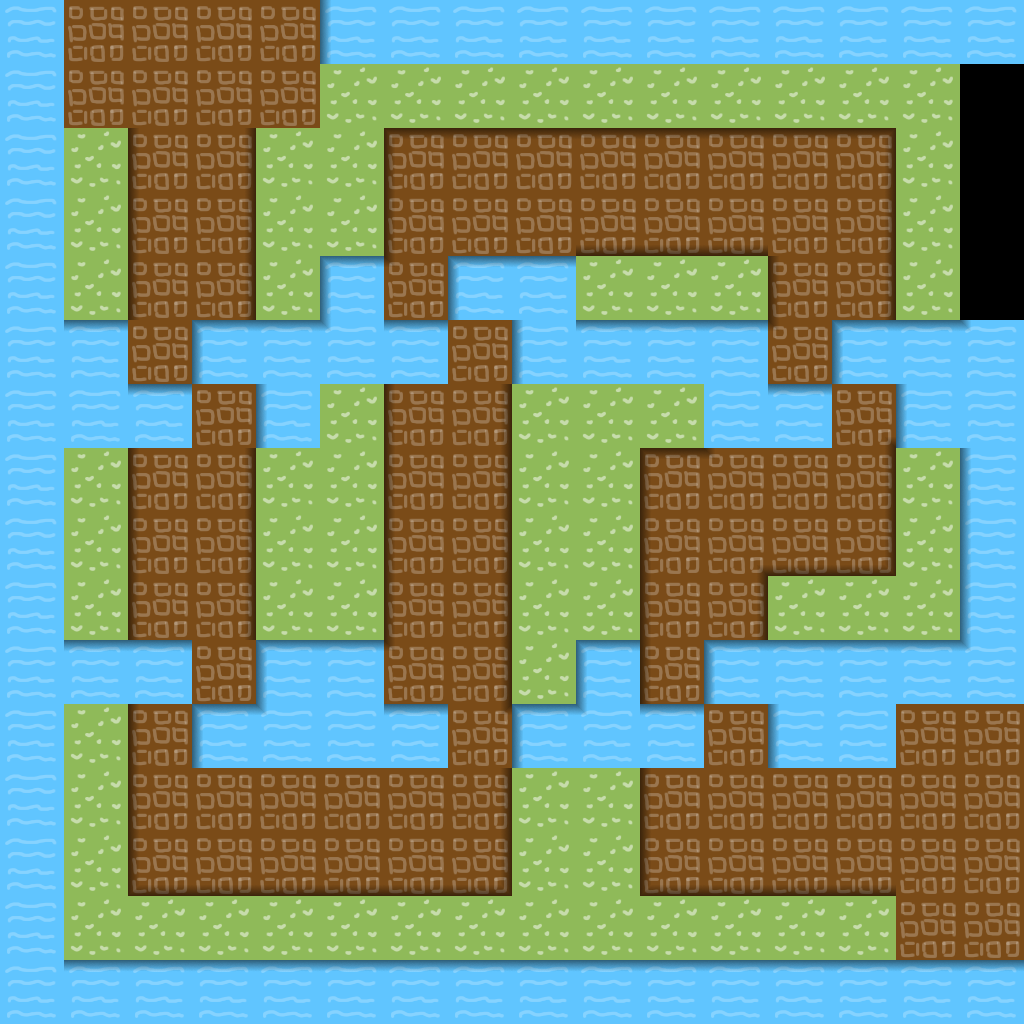

A level layout from a 2D game, rendered from its tile map. Below: a short description, then the map file with its tile-grid data intact:
An orthogonal 16x16 tile map with 64x64 px tiles, 2 tile layers (background, shadows).

<map version="1.10" tiledversion="1.10.2" orientation="orthogonal" renderorder="right-down" width="16" height="16" tilewidth="64" tileheight="64" infinite="0" nextlayerid="3" nextobjectid="1">
 <editorsettings>
  <export target="map1.csv" format="csv" />
 </editorsettings>
 <tileset firstgid="1" source="tower1.tsx" />
 <layer id="1" name="background" width="16" height="16">
  <data encoding="csv">
6,5,5,5,5,6,6,6,6,6,6,6,6,6,6,6,
6,5,5,5,5,2,2,2,2,2,2,2,2,2,2,10,
6,2,5,5,2,2,5,5,5,5,5,5,5,5,2,10,
6,2,5,5,2,2,5,5,5,5,5,5,5,5,2,10,
6,2,5,5,2,6,5,6,6,2,2,2,5,5,2,10,
6,6,5,6,6,6,6,5,6,6,6,6,5,6,6,6,
6,6,6,5,6,2,5,5,2,2,2,6,6,5,6,6,
6,2,5,5,2,2,5,5,2,2,5,5,5,5,2,6,
6,2,5,5,2,2,5,5,2,2,5,5,5,5,2,6,
6,2,5,5,2,2,5,5,2,2,5,5,2,2,2,6,
6,6,6,5,6,6,5,5,2,6,5,6,6,6,6,6,
6,2,5,6,6,6,6,5,6,6,6,5,6,6,5,5,
6,2,5,5,5,5,5,5,2,2,5,5,5,5,5,5,
6,2,5,5,5,5,5,5,2,2,5,5,5,5,5,5,
6,2,2,2,2,2,2,2,2,2,2,2,2,2,5,5,
6,6,6,6,6,6,6,6,6,6,6,6,6,6,6,6
</data>
 </layer>
 <layer id="2" name="shadows" width="16" height="16">
  <data encoding="csv">
0,0,0,0,0,7,0,0,0,0,0,0,0,0,0,0,
0,0,0,0,0,0,0,0,0,0,0,0,0,0,0,11,
0,0,7,4,0,0,9,3,3,3,3,3,3,10,0,11,
0,0,7,4,0,0,7,0,0,8,8,8,0,4,0,11,
0,0,7,4,0,9,11,9,3,0,0,0,7,4,0,11,
0,3,0,9,3,11,3,0,7,3,3,3,11,9,3,11,
0,0,3,0,7,0,7,4,0,0,0,0,3,16,7,0,
0,0,7,4,0,0,7,4,0,0,9,11,0,4,0,7,
0,0,7,4,0,0,7,4,0,0,7,16,8,14,0,7,
0,0,7,4,0,0,7,4,0,0,7,4,0,0,0,7,
0,3,3,0,9,3,11,4,0,9,7,9,3,3,3,11,
0,0,7,9,11,0,3,12,9,11,3,0,7,0,0,0,
0,0,7,0,0,0,0,4,0,0,7,0,0,0,0,0,
0,0,13,8,8,8,8,14,0,0,13,8,8,8,0,0,
0,0,0,0,0,0,0,0,0,0,0,0,0,0,0,0,
0,3,3,3,3,3,3,3,3,3,3,3,3,3,3,3
</data>
 </layer>
</map>